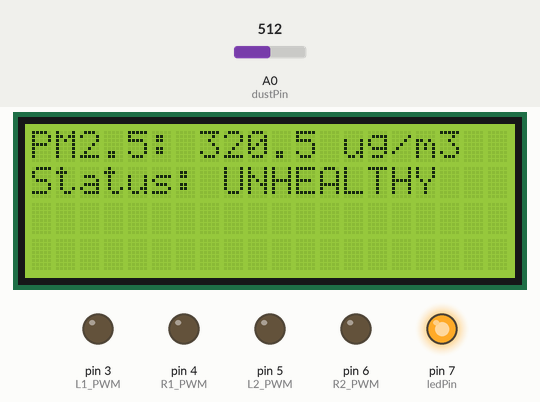
Bench run of a sketch on a simulated Arduino Uno, built with avr-gcc and run on an emulated ATmega328P. On the bench: 20×4 character LCD, output pins drawn as LEDs (lit = HIGH). Inputs (shaded band) come from the test bench; at power-on: A0 (dustPin) = 512. What the sketch prints to the serial monitor is not drawn.

Above: at 0.2 s.
At 10.2 s:
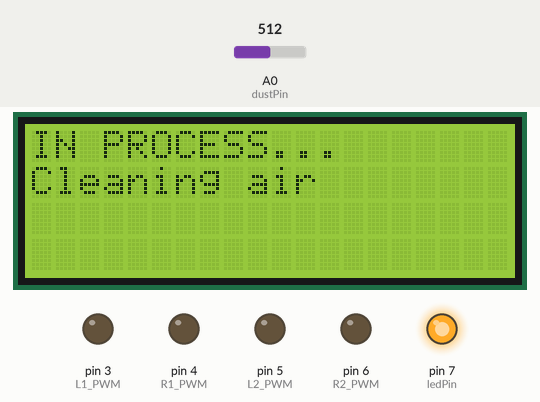
At 32.2 s:
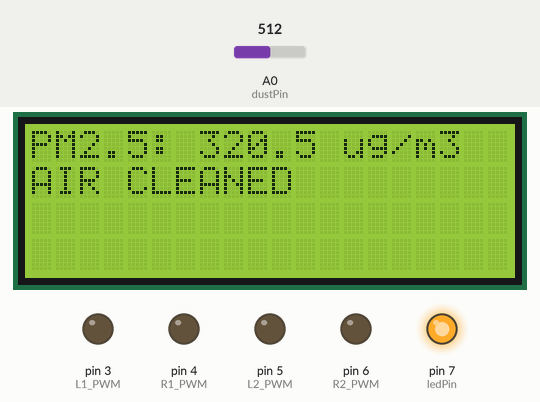
At 40.3 s:
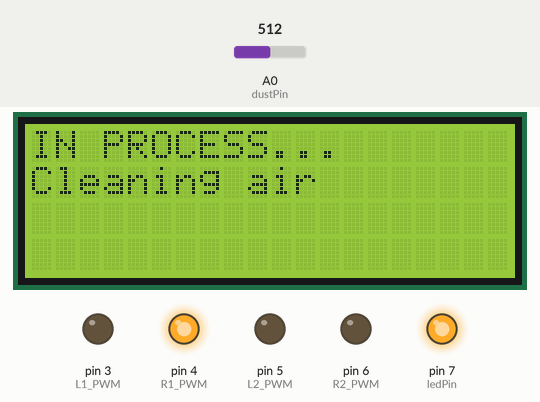
Timing chart, 0 to 126.0 s (numbered marks = the images above):
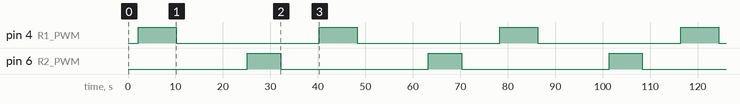

The sketch:

TYNYS.ino
```cpp
#include <Wire.h>
#include <LiquidCrystal_I2C.h>

LiquidCrystal_I2C lcd(0x27, 20, 4);

int R1_PWM = 4;   // маленький кулер
int L1_PWM = 3;
int R2_PWM = 6;   // большой кулер
int L2_PWM = 5;

int dustPin = A0;
int ledPin = 7;

float dustDensity = 0;

void setup()
{
  Serial.begin(9600);

  pinMode(R1_PWM, OUTPUT);
  pinMode(L1_PWM, OUTPUT);
  pinMode(R2_PWM, OUTPUT);
  pinMode(L2_PWM, OUTPUT);

  pinMode(ledPin, OUTPUT);
  digitalWrite(ledPin, HIGH);

  lcd.init();
  lcd.backlight();
  lcd.clear();
}

void loop()
{
  digitalWrite(ledPin, LOW);
  delayMicroseconds(280);

  int raw = analogRead(dustPin);

  delayMicroseconds(40);
  digitalWrite(ledPin, HIGH);
  delayMicroseconds(9680);

  float voltage = raw * (5.0 / 1023.0);
  dustDensity = (voltage - 0.9) / 0.005;
  if (dustDensity < 0) dustDensity = 0;

  Serial.println(dustDensity);

  lcd.clear();
  lcd.setCursor(0, 0);
  lcd.print("PM2.5: ");
  lcd.print(dustDensity, 1);
  lcd.print(" ug/m3");

  if (dustDensity <= 9)
  {
    lcd.setCursor(0, 1);
    lcd.print("Status: GOOD");
    stopFans();
    delay(2000);
  }
  else if (dustDensity <= 35.4)
  {
    lcd.setCursor(0, 1);
    lcd.print("Status: MODERATE");
    delay(2000);
  }
  else
  {
    lcd.setCursor(0, 1);
    lcd.print("Status: UNHEALTHY");
    delay(2000);
    startCleaning();
  }
}

void startCleaning()
{
  lcd.clear();
  lcd.setCursor(0, 0);
  lcd.print("IN PROCESS...");
  lcd.setCursor(0, 1);
  lcd.print("Cleaning air");

  analogWrite(R1_PWM, 255);
  analogWrite(L1_PWM, 0);
  delay(8000);
  stopFans();

  delay(15000);

  analogWrite(R2_PWM, 255);
  analogWrite(L2_PWM, 0);
  delay(7000);
  stopFans();

  lcd.clear();
  lcd.setCursor(0, 0);
  lcd.print("PM2.5: ");
  lcd.print(dustDensity, 1);
  lcd.print(" ug/m3");

  lcd.setCursor(0, 1);
  lcd.print("AIR CLEANED");

  delay(6000);
}

void stopFans()
{
  analogWrite(R1_PWM, 0);
  analogWrite(L1_PWM, 0);
  analogWrite(R2_PWM, 0);
  analogWrite(L2_PWM, 0);
}
```

Measured:
- by itself, pin 4 (R1_PWM): alternates HIGH for 8.0 s and LOW for 30.1 s
- by itself, pin 6 (R2_PWM): alternates HIGH for 7.0 s and LOW for 31.1 s
- by itself, everything shown: repeats every 38.1 s, in 5 steps
- what the display in image 0 shows lasts 2.0 s, from 0.1 s to 2.1 s
- what the display in image 1 shows lasts 30.1 s, from 2.1 s to 32.2 s
- what the display in image 2 shows lasts 6.0 s, from 32.2 s to 38.2 s
